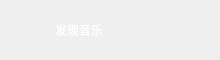
<?xml version="1.0" encoding="UTF-8"?>
<ui version="4.0">
 <class>btForm</class>
 <widget class="QWidget" name="btForm">
  <property name="geometry">
   <rect>
    <x>0</x>
    <y>0</y>
    <width>220</width>
    <height>60</height>
   </rect>
  </property>
  <property name="windowTitle">
   <string>Form</string>
  </property>
  <property name="styleSheet">
   <string notr="true">
	border-radius: 10px; 
</string>
  </property>
  <layout class="QHBoxLayout" name="horizontalLayout">
   <property name="spacing">
    <number>0</number>
   </property>
   <property name="leftMargin">
    <number>0</number>
   </property>
   <property name="topMargin">
    <number>0</number>
   </property>
   <property name="rightMargin">
    <number>0</number>
   </property>
   <property name="bottomMargin">
    <number>0</number>
   </property>
   <item>
    <widget class="QWidget" name="Bt_style" native="true">
     <property name="styleSheet">
      <string notr="true">#Bt_style:hover
{
background:rgb(40, 40, 40);
}</string>
     </property>
     <layout class="QHBoxLayout" name="horizontalLayout_2">
      <item>
       <widget class="QLabel" name="Bt_icon">
        <property name="maximumSize">
         <size>
          <width>40</width>
          <height>16777215</height>
         </size>
        </property>
        <property name="text">
         <string/>
        </property>
       </widget>
      </item>
      <item>
       <widget class="QLabel" name="Bt_text">
        <property name="styleSheet">
         <string notr="true">color:rgb(255, 255, 255)</string>
        </property>
        <property name="text">
         <string>发现音乐</string>
        </property>
       </widget>
      </item>
     </layout>
    </widget>
   </item>
  </layout>
 </widget>
 <resources/>
 <connections/>
</ui>
